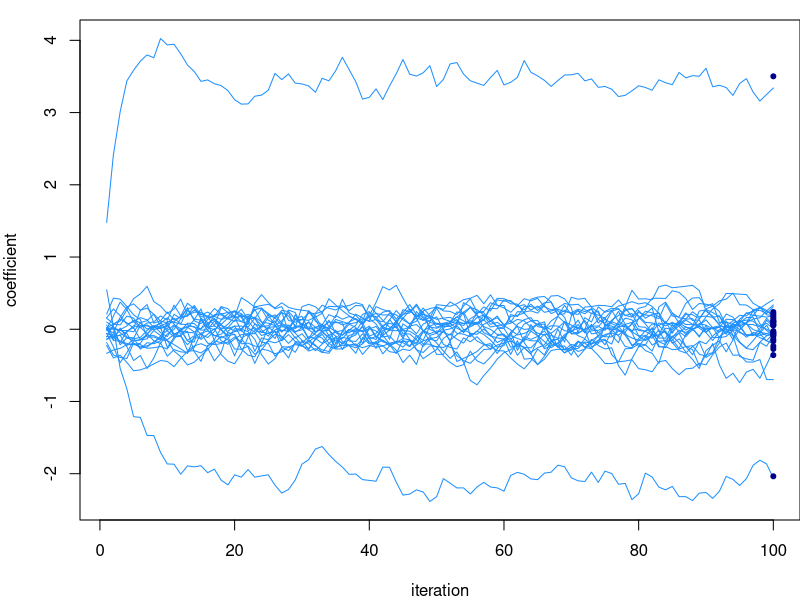
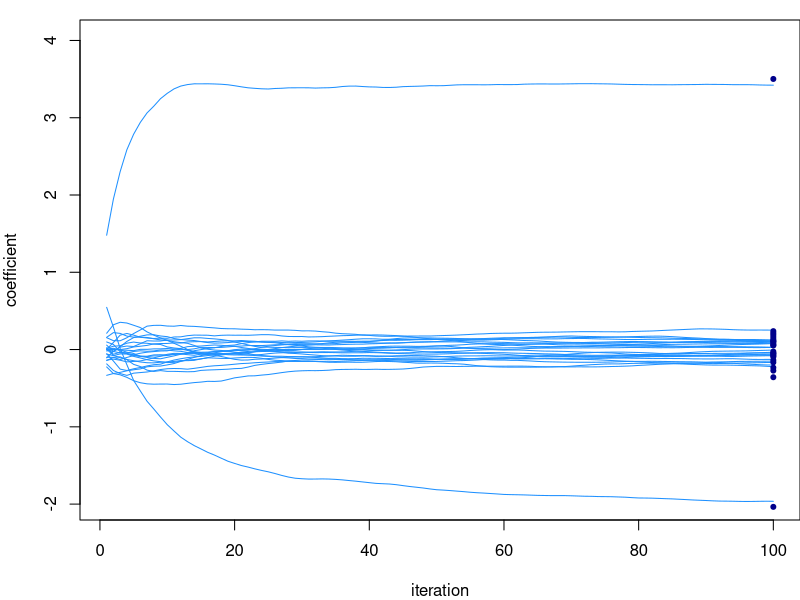
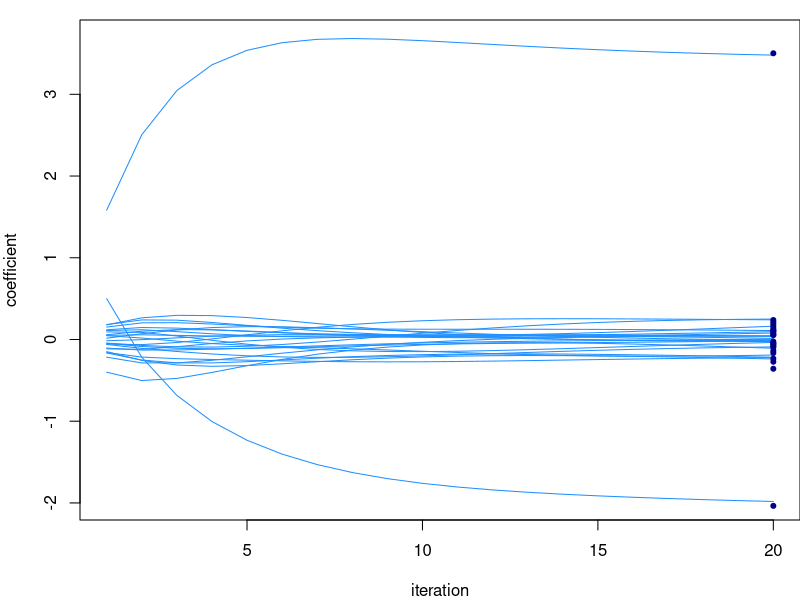

Write R code to recreate these figures, in order.
## ---- chunk 1
library(MASS)
## ---- chunk 2
set.seed(3)
## ---- chunk 3
# Simulate n data points from a ridge regression model with p inputs.
# Other parameters: p1, the number of nonzero coefficients to simulate
# (should not be greater than p); s, the residual standard deviation
# (s.d.); s0, the prior s.d. used to simulate the nonzero
# coefficients; and r, the correlation among the inputs.
sim_ridge_data <- function (n, p, p1, s, s0, r) {
  R <- matrix(r,p,p)
  diag(R) <- 1
  X <- mvrnorm(n,rep(0,p),R)
  X <- scale(X,center = TRUE,scale = FALSE)
  b <- rep(0,p)
  b[1:p1] <- rnorm(p1,sd = s0)
  y <- X %*% b + rnorm(n,sd = s)
  y <- drop(scale(y,center = TRUE,scale = FALSE))
  return(list(X = X,y = y,b = b))
}
## ---- chunk 4
n   <- 80
p   <- 24
s   <- 0.6
s0  <- 3
r   <- 0.8
sim <- sim_ridge_data(n,p,2,s,s0,r)
X   <- sim$X
y   <- sim$y
## ---- chunk 5
# Perform "niter" Gibbs sampling updates for each input variable in
# the ridge regression model with data X, y. The Markov chain is
# initialized to "b".
ridge_gs <- function (X, y, s, s0, niter, b = rep(0,ncol(X))) {
  p  <- length(b)
  B  <- matrix(0,p,niter)
  XX <- crossprod(X)
  xy <- drop(crossprod(X,y))
  for (i in 1:niter) {
    for (j in 1:p) {
      v    <- 1/(XX[j,j]/s^2 + 1/s0^2)
      mu   <- v * (xy[j] - sum(XX[j,-j]*b[-j]))/s^2
      b[j] <- rnorm(1,mu,sqrt(v))
    }
    B[,i] <- b
  }
  return(B)
}

# Return the posterior distribution for the ridge regression model
# given data X, y.
ridge_post <- function (X, y, s, s0) {
  p <- ncol(X)
  lambda <- (s/s0)^2
  V <- s^2 * solve(crossprod(X) + lambda*diag(p))
  b <- drop(V %*% crossprod(X,y)/s^2)
  return(list(mean = b,var = diag(V)))
}

# This function is used to view how the parameter estimates change
# over time in the running of an inference algorithm (e.g.,
# MCMC). Input B is a p x niter matrix where p is the number of
# parameters and niter is the number of iterations performed.
# When show_average = TRUE, a running average is shown instead of
# the actual values in the B matrix.
plot_params_over_time <- function (B, show_average = FALSE) {
  p     <- nrow(B)
  niter <- ncol(B)
  if (show_average)
    B[1,] <- cumsum(B[1,])/1:niter
  plot(1:niter,B[1,],type = "l",lwd = 1,col = "dodgerblue",
       ylim = range(B),xlab = "iteration",ylab = "coefficient")
  for (j in 2:p) {
    if (show_average)
      B[j,] <- cumsum(B[j,])/1:niter
    lines(1:niter,B[j,],lwd = 1,col = "dodgerblue")
  }
}
## ---- chunk 6
niter <- 100
B <- ridge_gs(X,y,s,s0,niter)
## ---- chunk 7
par(mar = c(4,4,1,0))
plot_params_over_time(B)
post <- ridge_post(X,y,s,s0)
points(rep(niter,p),post$mean,pch = 20,col = "darkblue",cex = 1)
## ---- chunk 8
par(mar = c(4,4,1,0))
plot_params_over_time(B,show_average = TRUE)
points(rep(niter,p),post$mean,pch = 20,col = "darkblue",cex = 1)
## ---- chunk 9
# Return the posterior distribution for the single-input
# ridge regression model given data x, y.
ridge1_post <- function (x, y, s, s0) {
  xx <- sum(x^2)
  xy <- sum(x*y)
  v <- s^2/(xx + (s/s0)^2)
  b <- v*xy/s^2
  return(list(mean = b,var = v))
}

# Perform "niter" updates of the iterative algorithm for ridge
# regression, initialized to "b".
ridge_iterative <- function (X, y, s, s0, niter, b = rep(0,ncol(X))) {
  p <- length(b)
  B <- matrix(0,p,niter)
  for (i in 1:niter) {
    r <- drop(y - X %*% b)
    for (j in 1:p) {
      x <- X[,j]
      r <- r + x*b[j]
      b[j] <- ridge1_post(x,r,s,s0)$mean
      r <- r - x*b[j]
    }
    B[,i] <- b
  }
  return(B)
}
## ---- chunk 10
par(mar = c(4,4,1,0))
niter <- 20
B <- ridge_iterative(X,y,s,s0,niter)
plot_params_over_time(B)
points(rep(niter,p),post$mean,pch = 20,col = "darkblue",cex = 1)
